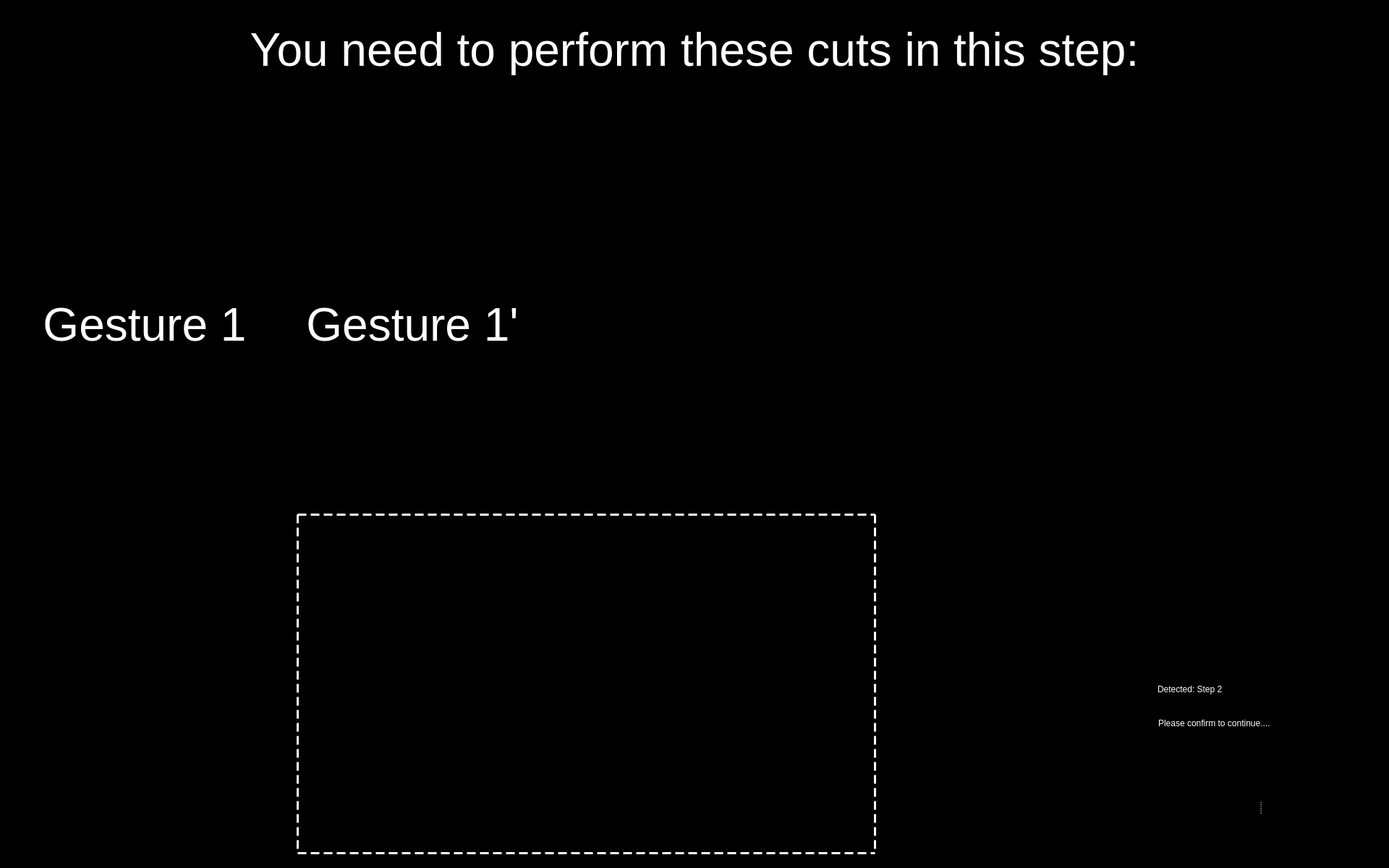
<?xml version="1.0" encoding="UTF-8"?>
<ui version="4.0">
 <class>Entry_Step_2_UI</class>
 <widget class="QWidget" name="Entry_Step_2_UI">
  <property name="windowModality">
   <enum>Qt::WindowModal</enum>
  </property>
  <property name="enabled">
   <bool>true</bool>
  </property>
  <property name="geometry">
   <rect>
    <x>0</x>
    <y>0</y>
    <width>1920</width>
    <height>1200</height>
   </rect>
  </property>
  <property name="sizePolicy">
   <sizepolicy hsizetype="Preferred" vsizetype="Preferred">
    <horstretch>0</horstretch>
    <verstretch>0</verstretch>
   </sizepolicy>
  </property>
  <property name="minimumSize">
   <size>
    <width>0</width>
    <height>0</height>
   </size>
  </property>
  <property name="maximumSize">
   <size>
    <width>1920</width>
    <height>1200</height>
   </size>
  </property>
  <property name="windowTitle">
   <string>Food Assist</string>
  </property>
  <property name="windowOpacity">
   <double>1.000000000000000</double>
  </property>
  <property name="styleSheet">
   <string notr="true">background-color: rgb(0, 0, 0);</string>
  </property>
  <widget class="QWidget" name="widget" native="true">
   <property name="geometry">
    <rect>
     <x>1540</x>
     <y>930</y>
     <width>371</width>
     <height>91</height>
    </rect>
   </property>
   <property name="styleSheet">
    <string notr="true">background-color: rgb(0, 0, 0);</string>
   </property>
   <widget class="QLabel" name="label">
    <property name="geometry">
     <rect>
      <x>10</x>
      <y>0</y>
      <width>41</width>
      <height>51</height>
     </rect>
    </property>
    <property name="styleSheet">
     <string notr="true"/>
    </property>
    <property name="text">
     <string/>
    </property>
    <property name="pixmap">
     <pixmap resource="resources/res.qrc">:/img/Icon Detected.svg</pixmap>
    </property>
    <property name="alignment">
     <set>Qt::AlignRight|Qt::AlignTrailing|Qt::AlignVCenter</set>
    </property>
   </widget>
   <widget class="QLabel" name="label_2">
    <property name="geometry">
     <rect>
      <x>60</x>
      <y>3</y>
      <width>291</width>
      <height>40</height>
     </rect>
    </property>
    <property name="styleSheet">
     <string notr="true">font: 75 28pt &quot;Arial&quot;;
color: rgb(255, 255, 255);</string>
    </property>
    <property name="text">
     <string>Detected: Step 2</string>
    </property>
    <property name="textFormat">
     <enum>Qt::RichText</enum>
    </property>
   </widget>
   <widget class="QLabel" name="label_3">
    <property name="geometry">
     <rect>
      <x>61</x>
      <y>54</y>
      <width>321</width>
      <height>31</height>
     </rect>
    </property>
    <property name="styleSheet">
     <string notr="true">font: 18pt &quot;Arial&quot;;
color: rgb(255, 255, 255)</string>
    </property>
    <property name="text">
     <string>Please confirm to continue....</string>
    </property>
   </widget>
  </widget>
  <widget class="QLabel" name="img_detected_step2">
   <property name="geometry">
    <rect>
     <x>1410</x>
     <y>400</y>
     <width>631</width>
     <height>521</height>
    </rect>
   </property>
   <property name="frameShape">
    <enum>QFrame::NoFrame</enum>
   </property>
   <property name="text">
    <string/>
   </property>
   <property name="pixmap">
    <pixmap resource="resources/res.qrc">:/detected steps/Detected Step2.png</pixmap>
   </property>
   <property name="scaledContents">
    <bool>true</bool>
   </property>
  </widget>
  <widget class="QLabel" name="label_8">
   <property name="geometry">
    <rect>
     <x>410</x>
     <y>710</y>
     <width>801</width>
     <height>471</height>
    </rect>
   </property>
   <property name="styleSheet">
    <string notr="true">border :3px solid white;
border-style : dashed;
background-color: rgb(0, 0, 0, 0);</string>
   </property>
   <property name="text">
    <string/>
   </property>
  </widget>
  <widget class="QWidget" name="widget_2" native="true">
   <property name="geometry">
    <rect>
     <x>1559</x>
     <y>1030</y>
     <width>361</width>
     <height>161</height>
    </rect>
   </property>
   <property name="styleSheet">
    <string notr="true">background-color: rgb(0,0,0);</string>
   </property>
   <widget class="QSplitter" name="splitter">
    <property name="geometry">
     <rect>
      <x>10</x>
      <y>10</y>
      <width>345</width>
      <height>150</height>
     </rect>
    </property>
    <property name="frameShape">
     <enum>QFrame::NoFrame</enum>
    </property>
    <property name="frameShadow">
     <enum>QFrame::Plain</enum>
    </property>
    <property name="lineWidth">
     <number>0</number>
    </property>
    <property name="orientation">
     <enum>Qt::Horizontal</enum>
    </property>
    <property name="opaqueResize">
     <bool>false</bool>
    </property>
    <property name="handleWidth">
     <number>45</number>
    </property>
    <property name="childrenCollapsible">
     <bool>false</bool>
    </property>
    <widget class="QPushButton" name="button_yes">
     <property name="enabled">
      <bool>true</bool>
     </property>
     <property name="minimumSize">
      <size>
       <width>81</width>
       <height>81</height>
      </size>
     </property>
     <property name="maximumSize">
      <size>
       <width>150</width>
       <height>150</height>
      </size>
     </property>
     <property name="cursor">
      <cursorShape>OpenHandCursor</cursorShape>
     </property>
     <property name="focusPolicy">
      <enum>Qt::WheelFocus</enum>
     </property>
     <property name="contextMenuPolicy">
      <enum>Qt::DefaultContextMenu</enum>
     </property>
     <property name="icon">
      <iconset resource="resources/res.qrc">
       <normaloff>:/buttons/Button Yes.svg</normaloff>:/buttons/Button Yes.svg</iconset>
     </property>
     <property name="iconSize">
      <size>
       <width>144</width>
       <height>144</height>
      </size>
     </property>
     <property name="autoDefault">
      <bool>false</bool>
     </property>
     <property name="default">
      <bool>false</bool>
     </property>
     <property name="flat">
      <bool>true</bool>
     </property>
    </widget>
    <widget class="QPushButton" name="button_no">
     <property name="enabled">
      <bool>true</bool>
     </property>
     <property name="minimumSize">
      <size>
       <width>81</width>
       <height>81</height>
      </size>
     </property>
     <property name="maximumSize">
      <size>
       <width>150</width>
       <height>150</height>
      </size>
     </property>
     <property name="cursor">
      <cursorShape>OpenHandCursor</cursorShape>
     </property>
     <property name="focusPolicy">
      <enum>Qt::WheelFocus</enum>
     </property>
     <property name="contextMenuPolicy">
      <enum>Qt::DefaultContextMenu</enum>
     </property>
     <property name="icon">
      <iconset resource="resources/res.qrc">
       <normaloff>:/buttons/Button No.svg</normaloff>:/buttons/Button No.svg</iconset>
     </property>
     <property name="iconSize">
      <size>
       <width>144</width>
       <height>144</height>
      </size>
     </property>
     <property name="autoDefault">
      <bool>false</bool>
     </property>
     <property name="default">
      <bool>false</bool>
     </property>
     <property name="flat">
      <bool>true</bool>
     </property>
    </widget>
   </widget>
  </widget>
  <widget class="QLabel" name="label_text_1">
   <property name="geometry">
    <rect>
     <x>40</x>
     <y>20</y>
     <width>1840</width>
     <height>100</height>
    </rect>
   </property>
   <property name="font">
    <font>
     <pointsize>48</pointsize>
    </font>
   </property>
   <property name="styleSheet">
    <string notr="true">color: rgb(255, 255, 255);</string>
   </property>
   <property name="text">
    <string>&lt;html&gt;&lt;head/&gt;&lt;body&gt;&lt;p&gt;&lt;span style=&quot; color:#ffffff;&quot;&gt;You need to perform these cuts in this step:&lt;/span&gt;&lt;/p&gt;&lt;/body&gt;&lt;/html&gt;</string>
   </property>
   <property name="alignment">
    <set>Qt::AlignCenter</set>
   </property>
   <property name="wordWrap">
    <bool>true</bool>
   </property>
  </widget>
  <widget class="QLabel" name="text_required_1">
   <property name="geometry">
    <rect>
     <x>40</x>
     <y>400</y>
     <width>320</width>
     <height>100</height>
    </rect>
   </property>
   <property name="font">
    <font>
     <pointsize>48</pointsize>
    </font>
   </property>
   <property name="styleSheet">
    <string notr="true">color: rgb(255, 255, 255);</string>
   </property>
   <property name="text">
    <string>&lt;html&gt;&lt;head/&gt;&lt;body&gt;&lt;p&gt;&lt;span style=&quot; color:#ffffff;&quot;&gt;Gesture 1&lt;/span&gt;&lt;/p&gt;&lt;/body&gt;&lt;/html&gt;</string>
   </property>
   <property name="alignment">
    <set>Qt::AlignCenter</set>
   </property>
   <property name="wordWrap">
    <bool>true</bool>
   </property>
  </widget>
  <widget class="QLabel" name="image_required_1">
   <property name="geometry">
    <rect>
     <x>40</x>
     <y>160</y>
     <width>320</width>
     <height>240</height>
    </rect>
   </property>
   <property name="maximumSize">
    <size>
     <width>320</width>
     <height>240</height>
    </size>
   </property>
   <property name="text">
    <string/>
   </property>
   <property name="pixmap">
    <pixmap resource="resources/res.qrc">:/img/step2_gesture1_1.png</pixmap>
   </property>
   <property name="scaledContents">
    <bool>true</bool>
   </property>
  </widget>
  <widget class="QLabel" name="image_required_2">
   <property name="geometry">
    <rect>
     <x>410</x>
     <y>160</y>
     <width>320</width>
     <height>240</height>
    </rect>
   </property>
   <property name="maximumSize">
    <size>
     <width>320</width>
     <height>240</height>
    </size>
   </property>
   <property name="text">
    <string/>
   </property>
   <property name="pixmap">
    <pixmap resource="resources/res.qrc">:/img/step2_gesture1_2.png</pixmap>
   </property>
   <property name="scaledContents">
    <bool>true</bool>
   </property>
  </widget>
  <widget class="QLabel" name="text_required_2">
   <property name="geometry">
    <rect>
     <x>410</x>
     <y>400</y>
     <width>320</width>
     <height>100</height>
    </rect>
   </property>
   <property name="font">
    <font>
     <pointsize>48</pointsize>
    </font>
   </property>
   <property name="styleSheet">
    <string notr="true">color: rgb(255, 255, 255);</string>
   </property>
   <property name="text">
    <string>&lt;html&gt;&lt;head/&gt;&lt;body&gt;&lt;p&gt;&lt;span style=&quot; color:#ffffff;&quot;&gt;Gesture 1'&lt;/span&gt;&lt;/p&gt;&lt;/body&gt;&lt;/html&gt;</string>
   </property>
   <property name="alignment">
    <set>Qt::AlignCenter</set>
   </property>
   <property name="wordWrap">
    <bool>true</bool>
   </property>
  </widget>
 </widget>
 <resources>
  <include location="resources/res.qrc"/>
 </resources>
 <connections/>
</ui>
